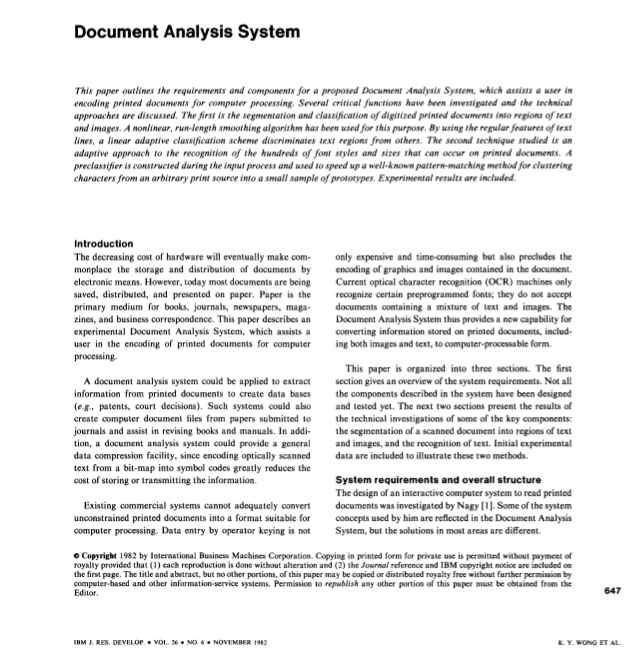
//> input picture X_YCut/1.png, 638 x 669 px
$ ./X_YCut 1.png   (built with g++ and OpenCV 4)
//> lines starting //> are read from the running program, lines starting //| are printed output that depends on the picture; after the words box and inside, x2 and y2 are one past the last pixel; in counts of white or black regions, pixels touching at a corner belong together
#include <iostream>
#include <opencv2/core/core.hpp>
#include <opencv2/highgui/highgui.hpp>
#include <opencv2/imgproc/imgproc.hpp>
#include <opencv2/features2d.hpp>
#include <vector>
#include <string>
#include <stack>

using namespace std;
using namespace cv;

//Tree Structure Definition
typedef struct STreeNode* pSTreeNode;
typedef int TreeDataType;
typedef pair<std::vector<Mat>,std::vector<Rect>> MatRect;

struct STreeNode{
	TreeDataType data;
	Rect boundingRect;
	pSTreeNode pFirstChild;
	pSTreeNode pNextBrother;
	pSTreeNode pParent;

	STreeNode(TreeDataType Value,Rect rect){
		data = Value;
		boundingRect = rect;
		pFirstChild = NULL;
		pNextBrother = NULL;
		pParent = NULL;
	}
};

class CTree{
	public:
		CTree();
		CTree(TreeDataType Value,Rect rect);
		//~CTree();
	public:
		void Insert(TreeDataType parentValue,TreeDataType Value,Rect bRect);
		void InsertBrother(pSTreeNode pParentNode,TreeDataType Value,Rect bRect,pSTreeNode parentNode);
		pSTreeNode Search(pSTreeNode pNode,TreeDataType Value);
		pSTreeNode SearchParent(pSTreeNode pNode,TreeDataType Value);
		void print();
		void print(pSTreeNode node, int num);
	public:
		pSTreeNode pRoot;
};

CTree::CTree(){
	pRoot = NULL;
}

CTree::CTree(TreeDataType Value,Rect rect){
	pRoot = new STreeNode(Value,rect);
	if(pRoot == NULL)
		return;
}

void CTree::Insert(TreeDataType parentValue,TreeDataType Value,Rect bRect){
	if(pRoot == NULL)
		return;
	pSTreeNode pFindNode = Search(pRoot,parentValue);
	if(pFindNode == NULL)
		return;
	if(pFindNode->pFirstChild == NULL){
		pFindNode->pFirstChild = new STreeNode(Value,bRect);
		pFindNode->pFirstChild->pParent = pFindNode;
		return;
	}else{
		InsertBrother(pFindNode->pFirstChild,Value,bRect,pFindNode);
		return;
	}
}

void CTree::InsertBrother(pSTreeNode pBrotherNode,TreeDataType Value,Rect bRect,pSTreeNode parentNode){
	if(pBrotherNode->pNextBrother != NULL)
		InsertBrother(pBrotherNode->pNextBrother,Value,bRect,parentNode);
	else{
		pBrotherNode->pNextBrother = new STreeNode(Value,bRect);
		pBrotherNode->pNextBrother->pParent = parentNode;
		return;
	}
}

pSTreeNode CTree::Search(pSTreeNode pNode,TreeDataType Value){
	if(pNode == NULL)
		return NULL;

	if(pNode->data == Value)
		return pNode;

	if(pNode->pFirstChild == NULL && pNode->pNextBrother == NULL)
		return NULL;
	else{
		if(pNode->pFirstChild != NULL){
			pSTreeNode pNodeTemp = Search(pNode->pFirstChild,Value);
			if(pNodeTemp != NULL)
				return pNodeTemp;
			else{
				return Search(pNode->pNextBrother,Value);
			}
		}else
			return Search(pNode->pNextBrother,Value);
	}
}

// [20 lines left out: function SearchParent, not called in this run]

void CTree::print()
{
    print(pRoot, 0);
}

void printSpace(int num)
{
    int i = 0;
    for(i = 0; i < num-3; i++)
        cout << " ";

    for(; i < num-2; ++i)
        cout << "|";
    for(; i < num; ++i)
        cout << "_";
}


void CTree::print(pSTreeNode node, int num)
{
    if(node != NULL){
        printSpace(num);
        cout << node->data << endl;
        print(node->pFirstChild, num+4);
        print(node->pNextBrother, num);
    }
}

// Tree Structure Definition end!

Mat loadImage(string filepath){
//> called with filepath = "1.png"
	Mat image = imread(filepath);
//> image is the input picture: 669 rows x 638 cols, CV_8UC3; min 0, max 255, mean 236.2

	if (image.empty()) {
        cout<<"read image failed"<<endl;
        return Mat();
    }

    cvtColor(image, image, CV_BGR2RGB);
    return image;
}

Mat convert2gray(Mat input){
	Mat grayImage( input.size(), CV_8UC1 );
    cvtColor ( input, grayImage, CV_RGB2GRAY );
    return grayImage;
}

Mat binaryzation(Mat grayImage){
	if(grayImage.channels() != 1){
		cout<<"binarylize must be the gray image"<<endl;
		return Mat();
	}
	Mat binaryImage;

	threshold(grayImage,binaryImage,125,255,THRESH_BINARY);
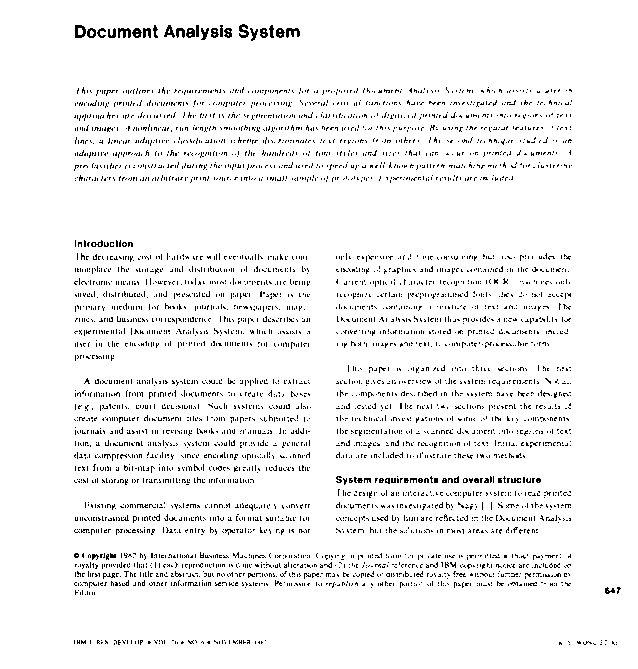
//> binaryImage: 669 rows x 638 cols, CV_8UC1; 94.9% white; black in thin lines or dots, all inside (x1, y1, x2, y2) = (74, 24, 621, 645)
	cout<<binaryImage.rows<<" "<<binaryImage.cols<<endl;
//| 669 638
	return binaryImage;
}

std::vector<int> calcHistVer(Mat binaryImage){
	assert(binaryImage.channels() == 1);

	Mat paintX = Mat::zeros(binaryImage.rows,binaryImage.cols,CV_8UC1);
	std::vector<int> histVer;
	histVer.reserve(binaryImage.cols);
	for(int col = 0;col < binaryImage.cols;col++){
		histVer.push_back(0);
	}

	for(int col = 0;col < binaryImage.cols;col++){

		for(int row = 0;row < binaryImage.rows;row++){
			const uchar* ptr = (const uchar*) binaryImage.ptr(row);
			if(ptr[col] > 0){
				histVer[col]++;
			}

		}
	}
	cout<<histVer.size()<<endl;

	for(int col = 0;col < binaryImage.cols;col++){
		for(int row = 0;row < histVer[col];row++){
			uchar * ptr_x = paintX.ptr<uchar>(row);
			ptr_x[col] = 255;
		}
	}
	// imshow("axisX!",paintX);
	// waitKey(-1);
	return histVer;
}

std::vector<int> calcHistHor(Mat binaryImage){
	assert(binaryImage.channels() == 1);

	Mat paintY = Mat::zeros(binaryImage.rows,binaryImage.cols,CV_8UC1);
	std::vector<int> histHor;
	histHor.reserve(binaryImage.rows);
	for(int row = 0;row < binaryImage.rows;row++){
		histHor.push_back(0);
	}
	for(int row = 0;row < binaryImage.rows;row++){
		const uchar* ptr = (const uchar*) binaryImage.ptr(row);
		for(int col = 0;col < binaryImage.cols;col++){
			if(ptr[col] > 0){
				histHor[row]++;
			}
		}
	}

	for(int row = 0;row<binaryImage.rows;row++){
		uchar* ptr_y = paintY.ptr<uchar>(row);
		for(int col = 0;col < histHor[row];col++){
			ptr_y[col] = 255;
		}
	}

	// imshow("axisY!",paintY);
	// waitKey(-1);

	return histHor;
}
//checked no errors
vector<int> shrinkHist(vector<int>& hist,int& cursor1,int& cursor2){
	vector<int> thinHist;
	thinHist.reserve(hist.size());

	for(vector<int>::const_iterator it1 = hist.begin();it1 != hist.end();it1++){
		if(*it1 != 0){
			break;
		}
		cursor1++;
	}

	for(vector<int>::const_iterator it2 = hist.end();it2 != hist.begin();it2--){
		if(*it2 != 0){
			break;
		}
		cursor2--;
	}

	for(int i = cursor1+1;i < cursor2;i++){
		thinHist.push_back(hist[i]);
	}

	return thinHist;
}

void countZero(vector<int>& hist,std::vector<int>& segments1,std::vector<int>& segments2,int top,int bottom){
	int cursor1 = 0;
	int cursor2 = 0;
	int preBlock = 0;
	int preBlock_end = 0;

	while((cursor2 != hist.size()) && (cursor1 != hist.size())){
		if(hist[cursor1] == 0){
			cursor2 = cursor1;
			preBlock_end = cursor1 - 1;
			while((hist[cursor2] == 0) && (cursor2 != hist.size())){
				cursor2++;
			}

			if((cursor2 - cursor1 + 1) >= 15){
				segments1.push_back(top + preBlock - 1);
				segments2.push_back(top + preBlock_end + 1);
				preBlock = cursor2;
			}

			cursor1 = cursor2;

		}else{
			cursor1 ++;
		}
	}

	//add the last segments to vector
	// cout<<"cursor2: "<<cursor2<<endl;
	// segments1.push_back(top + cursor2 - 1);
	if(cursor1 - preBlock >= 3){
		segments1.push_back(top + preBlock - 1);
		segments2.push_back(top + cursor1 + 1);
	}
	// cout<<"start: "<<segments1[0]<<"    end: "<<segments2[0]<<endl;
 	cout<<"segments1' size is: "<<segments1.size()<<endl;
	cout<<"segments2' size is: "<<segments2.size()<<endl;

}

std::vector<Mat> cropImage(Mat binaryImage/*,Mat input*/,bool triker,int index,std::vector<Rect>& cropRects){

	std::vector<Mat> cropMats;
	// std::vector<Rect> cropRects;
	// std::vector<Point> blockPoints;

	if(triker){
		std::vector<int> histHor = calcHistHor(binaryImage);
		int cursor1 = 0;
		int cursor2 = histHor.size();
		std::vector<int> thinHist = shrinkHist(histHor,cursor1,cursor2);

		std::vector<int> segments1;
		std::vector<int> segments2;

		countZero(thinHist,segments1,segments2,cursor1,cursor2);
		// cout<<"countZero end!"<<endl;

		if((segments1.size() > 0) && (segments2.size() > 0) && (segments1.size() == segments2.size())){
			if(segments1.size() == segments2.size()){
				for(int i = 0;i < segments1.size();i++){
					int y = segments1[i];
					int x = 0;
					int height = segments2[i] - segments1[i];
					int width = binaryImage.cols;

					Rect cropRect(x,y,width,height);
					cropRects.push_back(cropRect);
					// Mat image_cut = Mat(input,cropRect);
					Mat image_cut = Mat(binaryImage,cropRect);
					cropMats.push_back(image_cut);
				}
			}else{
				cout<<"error! 2 vectors' size are not equal!"<<endl;
			}
		}
	}else{
		std::vector<int> histVer = calcHistVer(binaryImage);
		int cursor1 = 0;
		int cursor2 = histVer.size();
		std::vector<int> thinHist = shrinkHist(histVer,cursor1,cursor2);
		std::vector<int> segments1;
		std::vector<int> segments2;

		countZero(thinHist,segments1,segments2,cursor1,cursor2);

		if((segments1.size() > 0) && (segments2.size() > 0) && (segments1.size() == segments2.size())){
			for(int i = 0;i < segments1.size();i++){
				int x = segments1[i];
				int y = 0;
				int height = binaryImage.rows;
				int width = segments2[i] - segments1[i];
				Rect cropRect(x,y,width,height);
				cropRects.push_back(cropRect);
				Mat image_cut = Mat(binaryImage,cropRect);
				cropMats.push_back(image_cut);
			}
		}else{
			cout<<"error! 2 vectors' size are not equal!"<<endl;
		}
	}

	if(cropMats.size() == 1){
		imwrite("result/" + to_string(index) + ".jpg",cropMats[0]);
	}
	/*
	if((cropMats.size() == 1) && (cropRects.size() == 1)){
		rectangle(input,cropRects[0].tl(),cropRects[0].br(),cv::Scalar(0,0,255),1,1,0);
	}*/

	cout<<"here the end of FUNC-cropImage cropMats' size is: "<<cropMats.size()<<endl;
	return cropMats;
}

void makeTree(Mat binaryImage,TreeDataType parentNode,CTree& docTree,int& totalNode,bool& tricker,std::vector<Mat>& leafBlocks,std::vector<int>& leafNodes){
	// [4 lines of commented-out code are left out]
	std::vector<Rect> childBrects;
	std::vector<Mat> childImages = cropImage(binaryImage,tricker,totalNode,childBrects);
	// std::vector<Mat> childImages2 = cropImage(binaryImage,!tricker,totalNode,childBrects);
	// bool rowcol = true;
	// std::vector<Mat> leafImages;
    tricker = !tricker; // row & col alternative!
	TreeDataType parentIndex = totalNode;
	if(childImages.size() > 1){
		// rowcol = true;
		int index = 0;
		for(std::vector<Mat>::const_iterator itc = childImages.begin();itc != childImages.end();itc++){

			docTree.Insert(parentIndex,++totalNode,childBrects[index]);

			bool innerTrick = tricker;
			// cout<<"tricker: "<<tricker<<endl;
			makeTree(*itc,totalNode,docTree,totalNode,innerTrick,leafBlocks,leafNodes);
			index++;
		}
	}/*else if(childImages2.size() > 1){
		rowcol = false;
		int index = 0;
		for(std::vector<Mat>::const_iterator itc = childImages2.begin();itc != childImages2.end();itc++){

			docTree.Insert(parentIndex,++totalNode,childBrects[index]);

			bool innerTrick = tricker;
			// cout<<"tricker: "<<tricker<<endl;
			makeTree(*itc,totalNode,docTree,totalNode,innerTrick,leafBlocks,leafNodes);
			index++;
		}
	}*/else{
		//if(rowcol){
			leafBlocks.push_back(childImages[0]);
			leafNodes.push_back(totalNode);
			return;
		// [5 lines of commented-out code are left out]
	}

}

std::vector<Rect> boundBlock(CTree& docTree,std::vector<int>& leafNodes){
	std::vector<Rect> boundRects;
	for(std::vector<int>::const_iterator it = leafNodes.begin();it != leafNodes.end();it++){
		cout<<"Now process "<<*it<<endl;
		pSTreeNode leafTreeNode = docTree.Search(docTree.pRoot,*it);

		int x = leafTreeNode->boundingRect.x;
		int y = leafTreeNode->boundingRect.y;
		int width = leafTreeNode->boundingRect.width;
		int height = leafTreeNode->boundingRect.height;

		// pSTreeNode parentTreeNode = leafTreeNode->pParent;
		pSTreeNode parentTreeNode = leafTreeNode;

		// x += parentTreeNode->boundingRect.x;
		// y += parentTreeNode->boundingRect.y;

		while(parentTreeNode->pParent != NULL){
			parentTreeNode = parentTreeNode->pParent;
			cout<<"parent is: "<<parentTreeNode->data<<endl;
			x += parentTreeNode->boundingRect.x;
			y += parentTreeNode->boundingRect.y;
		}
		Rect targetRect(x,y,width,height);
		boundRects.push_back(targetRect);
	}
	cout<<"boundingRect's size is: "<<boundRects.size()<<endl;
	return boundRects;
}

// [16 lines of commented-out code are left out]

int main(int argc, char ** argv){
	if(argc != 2){
		cout<<"usage: ./X_YCut XXX.jpg"<<endl;
		return -1;
	}

	// load the input image
	string filepath = argv[1];
	// preprocess gray-scale binarylization
	// Mat input = loadImage("1.png");
	Mat input = loadImage(filepath);
	Mat input_clone = input.clone();
	Mat grayImage = convert2gray(input);
	Mat binaryImage = binaryzation(grayImage);
	Mat binaryImageReg = ~binaryImage;

	// Mat boundInput = input.clone();
	// warning!
	// recursive construct the document tree
	Rect rootRect(0,0,input.cols,input.rows);
	CTree docTree = CTree(1,rootRect);
	int totalNode = 1;
	bool tricker = true;

	std::vector<Mat> leafBlocks;
	std::vector<int> leafNodes;
	makeTree(binaryImageReg,1,docTree,totalNode,tricker,leafBlocks,leafNodes);
//> after the loop in calcHistHor, `for(int row = 0;row < binaryImage.rows;row++)`: histHor = 669 values, max 216 at index 520, min 0 at index 0, mean 32.34
//> after the loop in calcHistHor, `for(int row = 0;row<binaryImage.rows;row++)`:
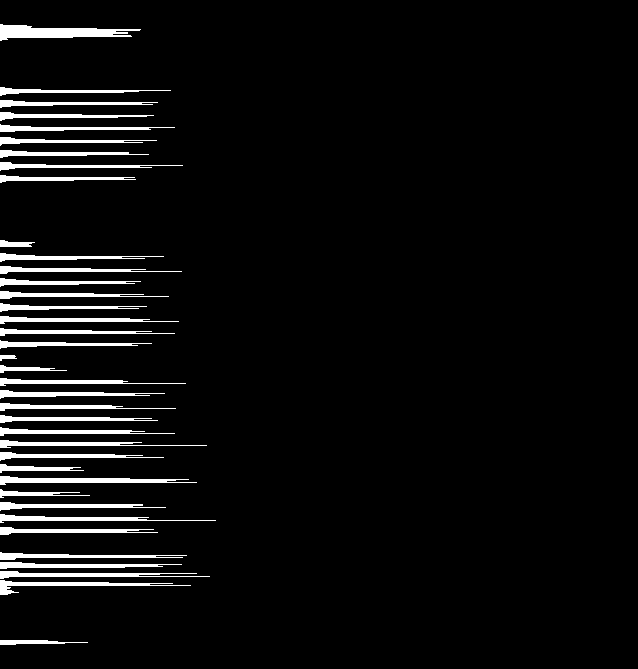
//> paintY: 669 rows x 638 cols, CV_8UC1; 5.1% white; 38 white regions, largest, box (x1, y1, x2, y2) and area: (0, 24, 141, 41) 1309, (0, 476, 197, 485) 898, (0, 571, 210, 579) 756
//> in cropImage, `int cursor2 = histHor.size();`: cursor2 = 669
//> the loop in shrinkHist, `for(vector<int>::const_iterator it1 = hist.begin();it1 != hist.end();i..` made 25 passes
//> after the loop in shrinkHist, `for(vector<int>::const_iterator it1 = hist.begin();it1 != hist.end();i..`: cursor1 = 24
//> the loop in shrinkHist, `for(vector<int>::const_iterator it2 = hist.end();it2 != hist.begin();i..` made 1 pass
//> after the loop in shrinkHist, `for(vector<int>::const_iterator it2 = hist.end();it2 != hist.begin();i..`: cursor2 = 669
//> after the loop in shrinkHist, `for(int i = cursor1+1;i < cursor2;i++)`: thinHist = 644 values, max 216 at index 495, min 0 at index 16, mean 33.59
//> in cropImage, `std::vector<int> thinHist = shrinkHist(histHor,cursor1,cursor2);`: cursor1 = 24
//> the loop in countZero, `while((cursor2 != hist.size()) && (cursor1 != hist.size()))` made 366 passes
//> (cursor2, preBlock_end, preBlock, cursor1) on passes 17, 93, 318, 360, 366: (62, 15, 62, 62), (215, 157, 215, 215), (527, 509, 527, 527), (615, 569, 615, 615), (644, 619, 644, 644)
//> after the loop in countZero, `while((cursor2 != hist.size()) && (cursor1 != hist.size()))`: cursor2 = 644; preBlock_end = 619; segments1 = [23, 85, 238, 550, 638]; segments2 = [40, 182, 534, 594, 644]; preBlock = 644
//| segments1' size is: 5
//| segments2' size is: 5
//> in cropImage, `countZero(thinHist,segments1,segments2,cursor1,cursor2);`: segments1 = [23, 85, 238, 550, 638]; segments2 = [40, 182, 534, 594, 644]
//> the loop in cropImage, `for(int i = 0;i < segments1.size();i++)` made 5 passes
//> (y, height, cropRect) on passes 1 to 5: (23, 17, Rect(0, 23, 638, 17)), (85, 97, Rect(0, 85, 638, 97)), (238, 296, Rect(0, 238, 638, 296)), (550, 44, Rect(0, 550, 638, 44)), (638, 6, Rect(0, 638, 638, 6))
//| here the end of FUNC-cropImage cropMats' size is: 5
//> in makeTree, `std::vector<Mat> childImages = cropImage(binaryImage,tricker,totalNode..`:
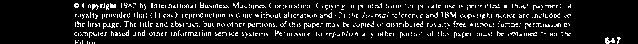
//> childImages[3]: 44 rows x 638 cols, CV_8UC1; 10.1% white in thin lines or dots, all inside (x1, y1, x2, y2) = (74, 2, 621, 44)
//> in makeTree, `std::vector<Mat> childImages = cropImage(binaryImage,tricker,totalNode..`: childBrects = 5 Rects (x, y, width, height): [0, 23, 638, 17], [0, 85, 638, 97], [0, 238, 638, 296], [0, 550, 638, 44], [0, 638, 638, 6]
//> the loop in makeTree, `for(std::vector<Mat>::const_iterator itc = childImages.begin();itc != ..` made 5 passes
//> (data in STreeNode, boundingRect in STreeNode, totalNode, cursor1 in cropImage, segments1 in cropImage, segments2 in cropImage, parentIndex in makeTree, leafNodes) on passes 3 to 5: (4, Rect(0, 238, 638, 296), 12, 74, [73, 334], [310, 570], 4, [2, 3, 6, 7, 8, 10, 11, 12]), (13, Rect(0, 550, 638, 44), 15, 74, [73, 603], [570, 620], 13, [2, 3, 6, 7, 8, 10, 11, 12, 14, 15]), (16, Rect(0, 638, 638, 6), 18, 74, [73, 557], [265, 616], 16, [2, 3, 6, 7, 8, 10, 11, 12, 14, 15, 17, 18])
//> (printed output is left out)
//> pass 2, in cropImage (call 3), `imwrite("result/" + to_string(index) + ".jpg",cropMats[0]);`:
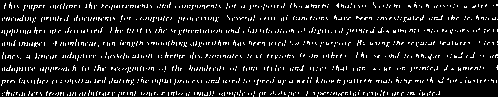
//> saved as 3.jpg: 97 rows x 498 cols, CV_8UC1; 9% white in thin lines or dots
//> after the loop in makeTree, `for(std::vector<Mat>::const_iterator itc = childImages.begin();itc != ..`: totalNode = 18; index = 5
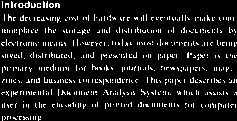
//> leafBlocks[2]: 121 rows x 237 cols, CV_8UC1; 9.4% white in thin lines or dots
//> leafBlocks[3]: 108 rows x 237 cols, CV_8UC1; 11.4% white in thin lines or dots
//> leafBlocks[4]: 34 rows x 237 cols, CV_8UC1; 13.1% white in thin lines or dots
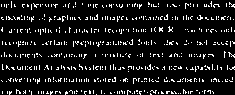
//> leafBlocks[5]: 95 rows x 235 cols, CV_8UC1; 9.4% white in thin lines or dots
//> totalNode = 18; tricker = false; leafNodes = [2, 3, 6, 7, 8, 10, 11, 12, 14, 15, 17, 18]

	if(leafBlocks.size() <= 1){
		Rect rootRect2(0,0,input.cols,input.rows);
		CTree docTree2 = CTree(1,rootRect2);
		int totalNode2 = 1;
		bool tricker2 = false;
		std::vector<Mat> leafBlocks2;
		std::vector<int> leafNodes2;
		makeTree(binaryImageReg,1,docTree2,totalNode2,tricker2,leafBlocks2,leafNodes2);
		docTree2.print();
		cout<<"leaf's size is: "<<leafBlocks2.size()<<endl;
		std::vector<Rect> blockRects = boundBlock(docTree2,leafNodes2);
		for(std::vector<Rect>::const_iterator itr = blockRects.begin();itr!= blockRects.end();itr++){
			rectangle(input_clone,itr->tl(),itr->br(),cv::Scalar(0,0,255),1,1,0);
		}
		imshow("result!",input_clone);
		waitKey(-1);
		imwrite("result.jpg",input_clone);
	}else{
		docTree.print();
//| 1
//| 2
//| 3
//| 4
//| 5
//| 6
//> in print, `print(node->pNextBrother, num);`: num = 0
		cout<<"leaf's size is: "<<leafBlocks.size()<<endl;
//| leaf's size is: 12
		std::vector<Rect> blockRects = boundBlock(docTree,leafNodes);
//> the loop in boundBlock, `for(std::vector<int>::const_iterator it = leafNodes.begin();it != leaf..` made 12 passes
//> (x, y, width, height) on passes 1 to 8: (0, 23, 638, 17), (0, 85, 638, 97), (73, 239, 237, 121), (73, 376, 237, 108), (73, 500, 237, 34), (334, 252, 236, 95), (334, 363, 236, 95), (334, 474, 236, 60)
//> (printed output is left out)
//| boundingRect's size is: 12
//> blockRects = 12 Rects (x, y, width, height), first 8: [0, 23, 638, 17], [0, 85, 638, 97], [73, 239, 237, 121], [73, 376, 237, 108], [73, 500, 237, 34], [334, 252, 236, 95], [334, 363, 236, 95], [334, 474, 236, 60]

		for(std::vector<Rect>::const_iterator itr = blockRects.begin();itr!= blockRects.end();itr++){
			rectangle(input_clone,itr->tl(),itr->br(),cv::Scalar(0,0,255),1,1,0);
		}
//> this loop made 12 passes
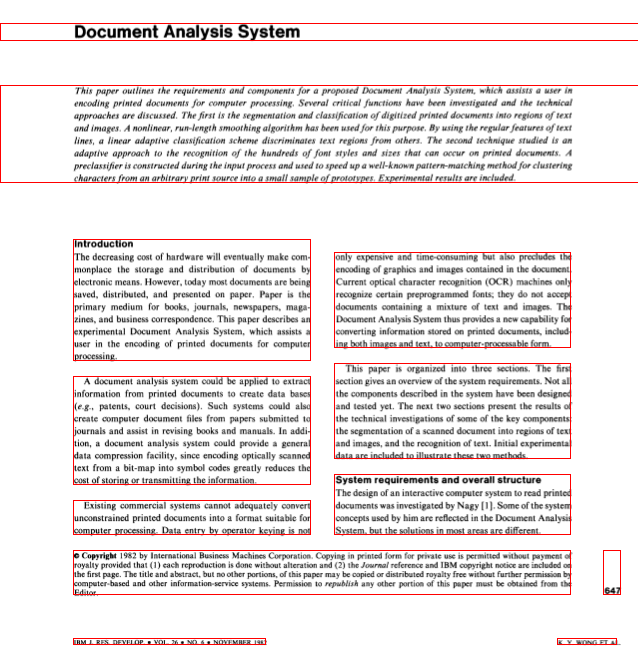
//> input_clone: 669 rows x 638 cols, CV_8UC3; mean B, G, R 231.5, 231.5, 236.4
		imshow("result!",input_clone);
		waitKey(-1);
		imwrite("result.jpg",input_clone);
	}


}
